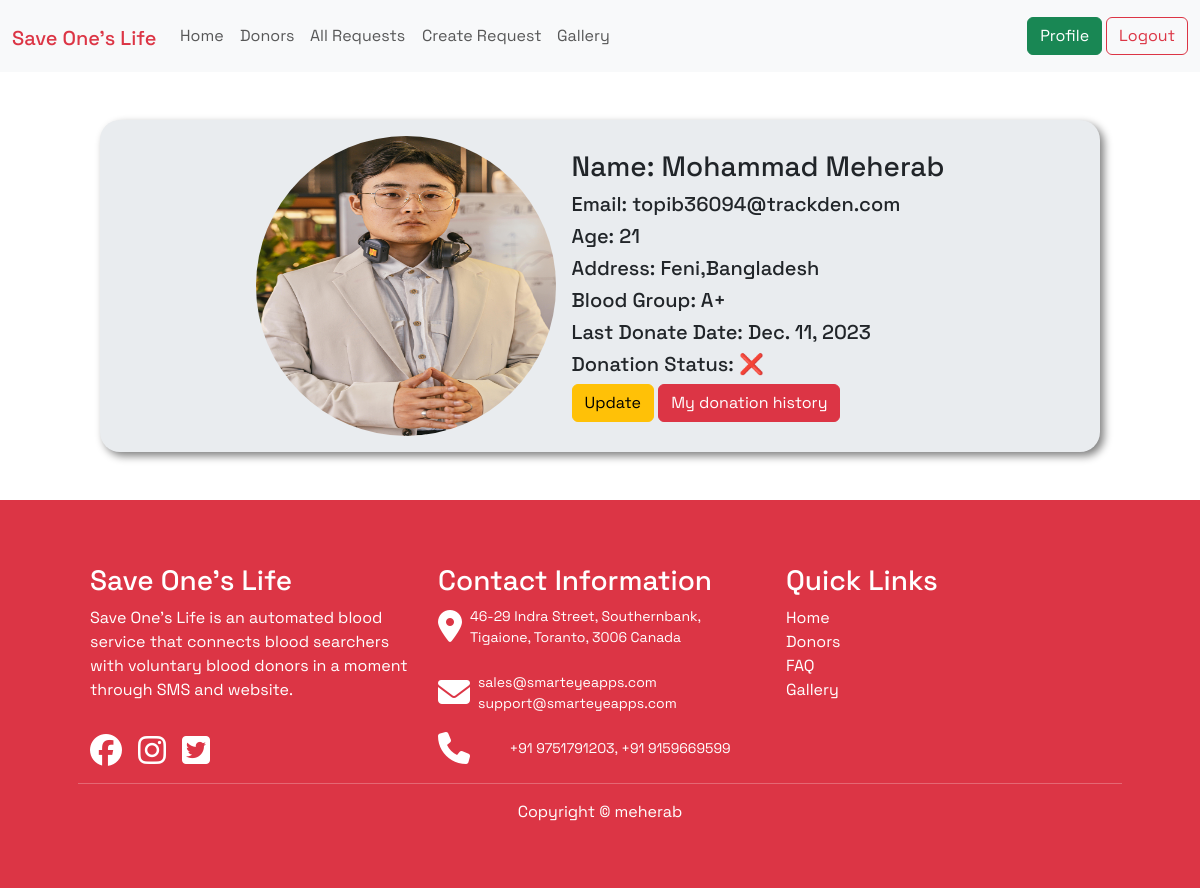
Before: /profile/ (signed in) with the older database file.
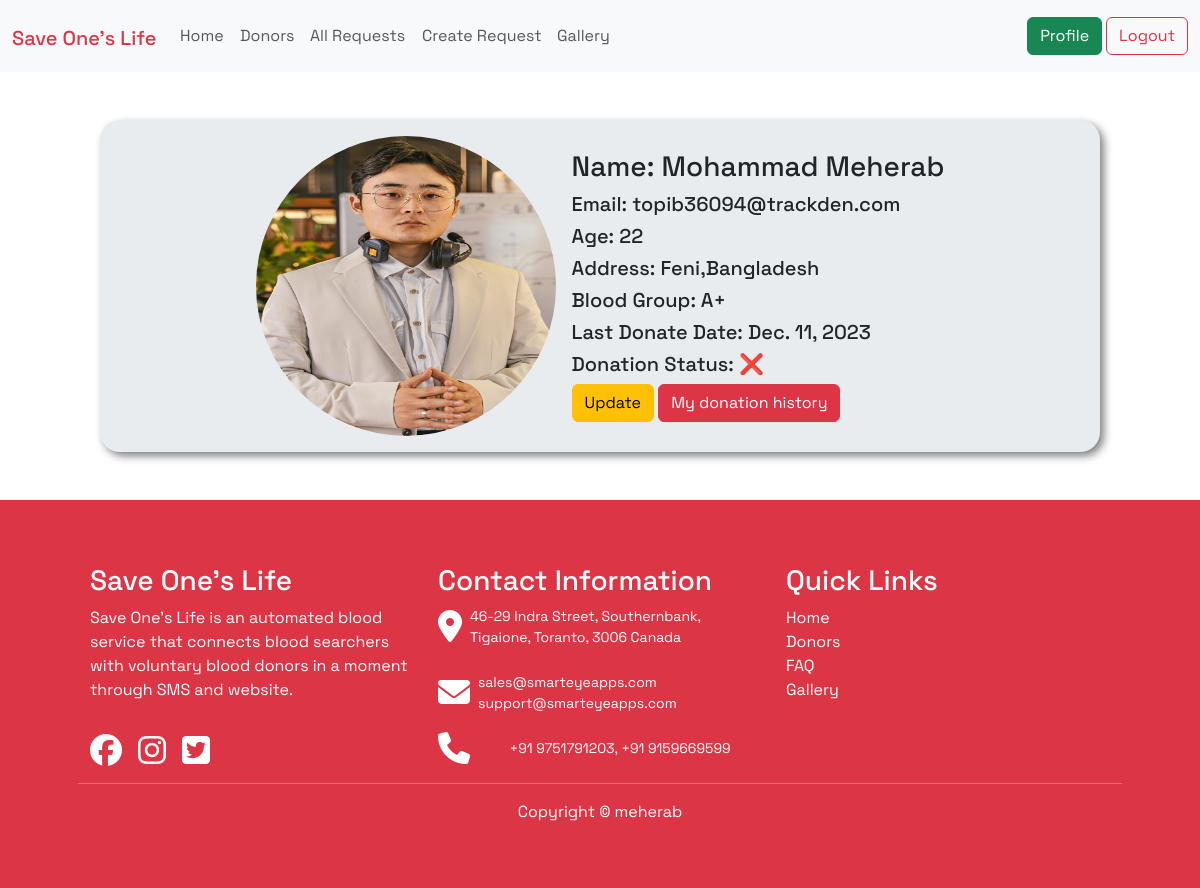
After: the same page with the newer database file.
### account/models.py (models this page shows, shortened)
class UserAccount(models.Model):
    user = models.OneToOneField(User, on_delete = models.CASCADE, related_name = 'user_account')
    image = models.ImageField(upload_to= 'account/images/')
    blood_group = models.ForeignKey(UserBloodGroup, on_delete = models.CASCADE, related_name = 'blood_group', blank = True, null = True)
    age = models.CharField(max_length = 2)
    last_donate = models.DateField(blank=True, null=True)
    can_donate = models.BooleanField(default=True)
    city = models.CharField(max_length=25)
    country = models.CharField(max_length=25)

class UserBloodGroup(models.Model):
    name = models.CharField(max_length=25)
    slug = models.SlugField(max_length=25)
    def __str__(self):
        return str(self.name)

### userProfile/views.py (the view)
# urls.py: path('', views.ProfileView.as_view(), name='profile'),
class ProfileView(LoginRequiredMixin,DetailView):
    model = UserAccount
    template_name = 'profile.html'
    def get_object(self, queryset = None):
        return self.request.user
    def get_context_data(self, **kwargs):
        context = super().get_context_data(**kwargs)
        user_account = UserAccount.objects.get(user = self.request.user)
        last_donate_date = user_account.last_donate
        today_date = datetime.now().date()
        if last_donate_date is not None:
            difference = today_date - last_donate_date
            if  difference >= timedelta(days=90):
                user_account.can_donate = True
            else:
                user_account.can_donate = False
        user_account.save()
        context["user_account"] = user_account
        return context

### userProfile/templates/profile.html (shortened to what this page needs)
{% extends "base.html" %}
{% block content %}
<div style="width: 1000px; border-radius: 20px; box-shadow: 4px 4px 8px gray" class='bg-body-secondary m-auto mt-5 p-3 d-flex align-items-center justify-content-center gap-3'>
    <div>
        <img style="border-radius:200px" width="300px" height="300px" src="{{user_account.image.url}}" alt="">
    </div>
    <div>
        <h3>Name: {{user_account.user.first_name}} {{user_account.user.last_name}}</h3>
        <h5>Email: {{user_account.user.email}}</h5>
        <h5>Age: {{user_account.age}}</h5>
        <h5>Address: {{user_account.city}},{{user_account.country}}</h5>
        <h5>Blood Group: {{user_account.blood_group}}</h5>
        <h5>{% if user_account.last_donate%}
            Last Donate Date: {{user_account.last_donate}}
            {% endif%}
        </h5>
        <h5>{% if user_account.can_donate%}
            Donation Status: ✔️
            {%else%}
            Donation Status: ❌
            {% endif%}
        </h5>
        <a class="btn btn-warning" href="{% url 'user_update' %}">Update </a>
        <a class="btn btn-danger" href="{% url 'donation_history'%}">My donation history</a>
    </div>
</div>
{% endblock content %}

Changed rows visible on the page:
changed UserAccount "Feni": age "21" → "22"
